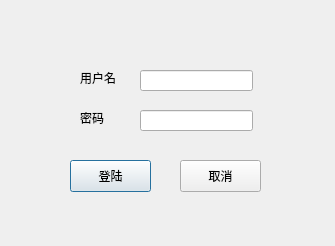
<?xml version="1.0" encoding="UTF-8"?>
<ui version="4.0">
 <class>loginwin</class>
 <widget class="QDialog" name="loginwin">
  <property name="geometry">
   <rect>
    <x>0</x>
    <y>0</y>
    <width>335</width>
    <height>246</height>
   </rect>
  </property>
  <property name="windowTitle">
   <string>管理员登陆</string>
  </property>
  <widget class="QLabel" name="label1">
   <property name="geometry">
    <rect>
     <x>80</x>
     <y>70</y>
     <width>59</width>
     <height>16</height>
    </rect>
   </property>
   <property name="text">
    <string>用户名</string>
   </property>
  </widget>
  <widget class="QLabel" name="label2">
   <property name="geometry">
    <rect>
     <x>80</x>
     <y>110</y>
     <width>59</width>
     <height>16</height>
    </rect>
   </property>
   <property name="text">
    <string>密码</string>
   </property>
  </widget>
  <widget class="QLineEdit" name="user">
   <property name="geometry">
    <rect>
     <x>140</x>
     <y>70</y>
     <width>113</width>
     <height>21</height>
    </rect>
   </property>
  </widget>
  <widget class="QLineEdit" name="pwd">
   <property name="geometry">
    <rect>
     <x>140</x>
     <y>110</y>
     <width>113</width>
     <height>21</height>
    </rect>
   </property>
  </widget>
  <widget class="QPushButton" name="pbLogin">
   <property name="geometry">
    <rect>
     <x>70</x>
     <y>160</y>
     <width>81</width>
     <height>32</height>
    </rect>
   </property>
   <property name="text">
    <string>登陆</string>
   </property>
  </widget>
  <widget class="QPushButton" name="pbCancle">
   <property name="geometry">
    <rect>
     <x>180</x>
     <y>160</y>
     <width>81</width>
     <height>32</height>
    </rect>
   </property>
   <property name="text">
    <string>取消</string>
   </property>
  </widget>
 </widget>
 <resources/>
 <connections>
  <connection>
   <sender>pbLogin</sender>
   <signal>clicked()</signal>
   <receiver>loginwin</receiver>
   <slot>login()</slot>
   <hints>
    <hint type="sourcelabel">
     <x>110</x>
     <y>175</y>
    </hint>
    <hint type="destinationlabel">
     <x>167</x>
     <y>122</y>
    </hint>
   </hints>
  </connection>
  <connection>
   <sender>pbCancle</sender>
   <signal>clicked()</signal>
   <receiver>loginwin</receiver>
   <slot>close()</slot>
   <hints>
    <hint type="sourcelabel">
     <x>220</x>
     <y>175</y>
    </hint>
    <hint type="destinationlabel">
     <x>167</x>
     <y>122</y>
    </hint>
   </hints>
  </connection>
 </connections>
 <slots>
  <slot>login()</slot>
 </slots>
</ui>
